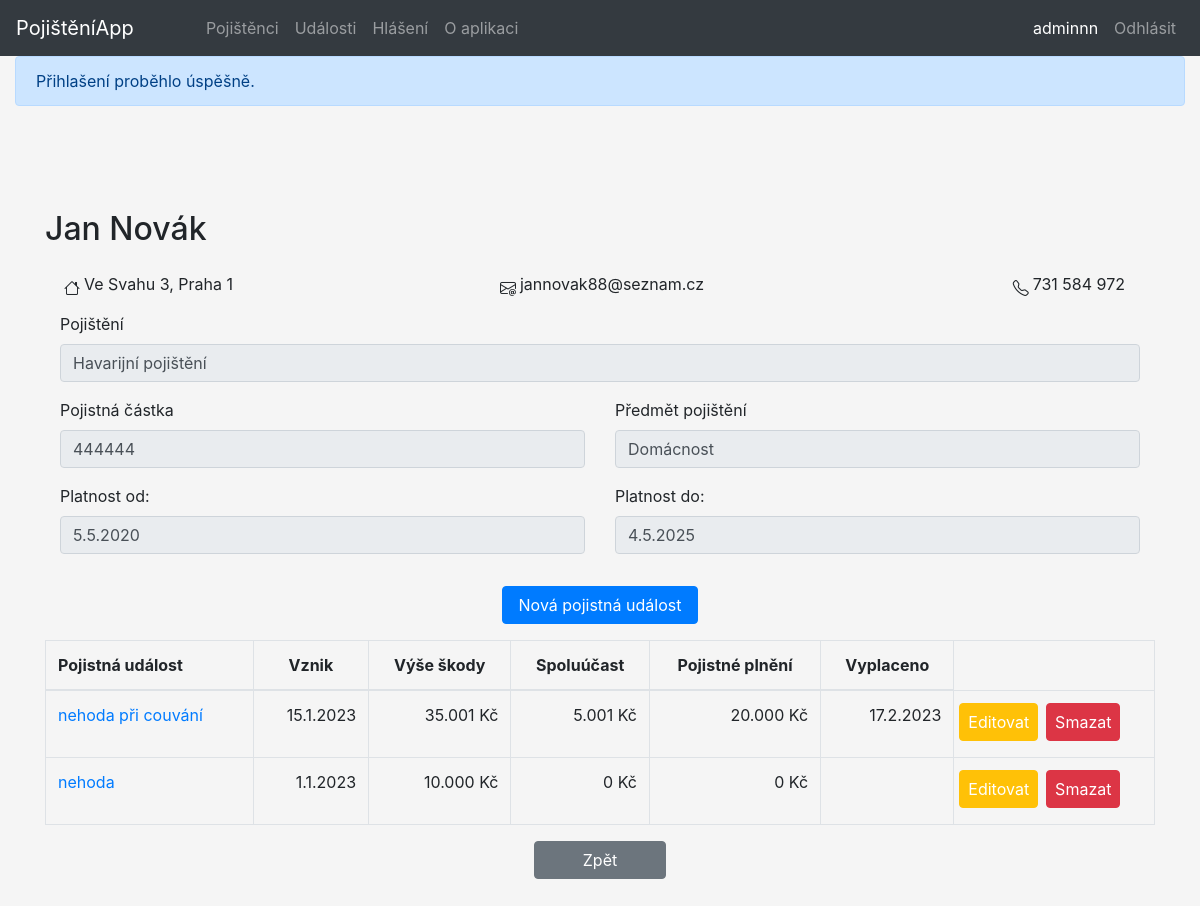
The app's page /detail-pojisteni/52/10 (signed in) with its own data.
### tables this page shows
CREATE TABLE `pojistenci` (
  `pojistenci_id` int(11) NOT NULL,
  `jmeno` varchar(255) NOT NULL,
  `prijmeni` varchar(255) NOT NULL,
  `email` varchar(255) NOT NULL,
  `telefon` varchar(20) NOT NULL,
  `ulice_cp` varchar(255) NOT NULL,
  `mesto` varchar(255) NOT NULL,
  `psc` varchar(6) NOT NULL,
  `registr_kod` int(11) NOT NULL
);

CREATE TABLE `pojisteni` (
  `pojisteni_id` int(11) NOT NULL,
  `poj_produkt` varchar(255) NOT NULL,
  `poj_castka` int(11) NOT NULL,
  `predmet_poj` varchar(255) NOT NULL,
  `platnost_od` date NOT NULL,
  `platnost_do` date NOT NULL,
  `pojistenec_id` int(11) NOT NULL
);

CREATE TABLE `plneni` (
  `plneni_id` int(11) NOT NULL,
  `vyse_plneni` int(11) DEFAULT NULL,
  `spoluucast` int(11) NOT NULL,
  `datum_schvaleni` date DEFAULT NULL,
  `datum_vyplaty` date DEFAULT NULL,
  `udalost_id` int(11) NOT NULL
);

CREATE TABLE `udalosti` (
  `udalosti_id` int(11) NOT NULL,
  `nazev` varchar(255) NOT NULL,
  `datum_vzniku` date NOT NULL,
  `datum_nahlaseni` date NOT NULL,
  `vyse_skody` int(11) NOT NULL,
  `produkt_id` int(11) NOT NULL
);

### index.php (called while the page is built, shortened)
<?php
$smerovac = new SmerovacKontroler();
$smerovac->zpracuj(array($_SERVER['REQUEST_URI']));
$smerovac->vypisPohled();

### kontrolery/DetailPojisteniKontroler.php (called while the page is built, shortened)
<?php
class DetailPojisteniKontroler extends Kontroler
{
	public function zpracuj(array $parametry): void
	{
		$spravcePojistencu = new SpravcePojistencu();
		$spravcePojisteni = new SpravcePojisteni();
		$spravceUdalosti = new SpravceUdalosti();
		$pojistenec = $spravcePojistencu->vratJednohoPojistence(array($parametry[0]));
		$produkt = $spravcePojisteni->vratJedenProdukt(array($parametry[1]));
		$udalosti = $spravceUdalosti->vratprehledUdalosti(array($parametry[1]));
	}
}

### modely/Db.php (called while the page is built, shortened)
<?php
class Db {
    private static $spojeni;
    private static array $nastaveni = array(
		PDO::ATTR_ERRMODE => PDO::ERRMODE_EXCEPTION,
		PDO::MYSQL_ATTR_INIT_COMMAND => "SET NAMES utf8",
		PDO::ATTR_EMULATE_PREPARES => false,
	);
    public static function pripoj(string $host, string $uzivatel, string $heslo, string $databaze) : void
    {
		if (!isset(self::$spojeni)) {
			self::$spojeni = @new PDO(
				"mysql:host=$host;dbname=$databaze",
				$uzivatel,
				$heslo,
				self::$nastaveni
			);
		}
	}
    public static function dotazJeden(string $dotaz, array $parametry = array()) : array|bool
    {
		$navrat = self::$spojeni->prepare($dotaz);
		$navrat->execute($parametry);
		return $navrat->fetch();
	}
    public static function dotazVsechny(string $dotaz, array $parametry = array()) : array|bool
    {
		$navrat = self::$spojeni->prepare($dotaz);
		$navrat->execute($parametry);
		return $navrat->fetchAll();
	}
}

### modely/SpravcePojistencu.php (called while the page is built, shortened)
<?php
class SpravcePojistencu
{
	public function vratJednohoPojistence (array $id) : array|bool
	{
		return Db::dotazJeden('
			SELECT *
			FROM pojistenci
			WHERE pojistenci_id = ?',
			$id
			);
	}
}

### kontrolery/SmerovacKontroler.php (called while the page is built, shortened)
<?php
class SmerovacKontroler extends Kontroler
{
	protected Kontroler $kontroler;
	private function pomlckyDoVelbloudiNotace(string $text) : string
	{
		$veta = str_replace('-', ' ', $text);
		$veta = ucwords($veta);
		$veta = str_replace(' ', '', $veta);
		return $veta;
	}
	private function parsujURL(string $url) : array
	{
        $naparsovanaURL = parse_url($url);
		$naparsovanaURL["path"] = ltrim($naparsovanaURL["path"], "/");
		$naparsovanaURL["path"] = trim($naparsovanaURL["path"]);
		$rozdelenaCesta = explode("/", $naparsovanaURL["path"]);
		return $rozdelenaCesta;
	}
    public function zpracuj(array $parametry) : void
    {
		$naparsovanaURL = $this->parsujURL($parametry[0]);
		$tridaKontroleru = $this->pomlckyDoVelbloudiNotace(array_shift($naparsovanaURL)) . 'Kontroler';
		if (file_exists('kontrolery/' . $tridaKontroleru . '.php'))
			$this->kontroler = new $tridaKontroleru;
		else
			$this->presmeruj('chyba');
        $this->kontroler->zpracuj($naparsovanaURL);
		$spravceUzivatelu = new SpravceUzivatelu();
		$uzivatel = $spravceUzivatelu->vratUzivatele();
    }
}

### modely/SpravcePojisteni.php (called while the page is built, shortened)
<?php
class SpravcePojisteni
{
	public function vratJedenProdukt(array $id) : array|bool
	{
		return Db::dotazJeden('
			SELECT *
			FROM pojisteni
			WHERE pojisteni_id = ?',
			$id);
	}
}

### modely/FormatHelper.php (called while the page is built, shortened)
<?php
class FormatHelper
{
    public static function datumDoFormulare($vstupniDatum)
	{
		if (!$vstupniDatum) {
			return null;
		} else
		$datum_pole = explode('-', $vstupniDatum);
		$den = ltrim($datum_pole[2], "0");
		$mesic = ltrim($datum_pole[1], "0");
		$rok = $datum_pole[0];
		return $den . '.' . $mesic . '.' . $rok;
	}
}

### modely/SpravceUzivatelu.php (called while the page is built, shortened)
<?php
class SpravceUzivatelu
{
	public function vratUzivatele() : array|null
	{
		if (isset($_SESSION['uzivatel']))
			return $_SESSION['uzivatel'];
		return null;
	}
}

### modely/SpravceUdalosti.php (called while the page is built, shortened)
<?php
class SpravceUdalosti
{
	public function vratprehledUdalosti(array $produkt_id) : array|bool
	{
		return Db::dotazVsechny('
		SELECT nazev, datum_vzniku, vyse_skody, vyse_plneni, spoluucast, datum_vyplaty, udalosti_id
		FROM udalosti
		JOIN plneni
		ON udalosti_id = udalost_id
		WHERE produkt_id = ?
		ORDER BY udalosti_id',
		$produkt_id);
	}
}

### pohledy/detail-pojisteni.phtml (the view, shortened to what this page needs)
<div class="container">
	<h2 class="py-lg-3"><?= $pojistenec['jmeno'] . ' ' . $pojistenec['prijmeni'] ?></h2>
	<div class="d-sm-flex">
		<div class="col-md-12">
			<div class="d-sm-flex">
				<div class="pl-0 col-md-4 col-sm-6">
					<div class="d-flex justify-content-start">
						<i class="bi bi-house px-1 pt-1"></i>
						<p class="text-left"><?= $pojistenec['ulice_cp'] . ', ' .	$pojistenec['mesto'] ?></p>
					</div>
				</div>
				<div class="col-md-4 col-sm-6">
					<div class="d-flex justify-content-center">
						<i class="bi bi-envelope-at px-1 pt-1"></i>
						<p class="text-center" style="word-wrap: break-word;"><?= $pojistenec['email'] ?></p>
					</div>
				</div>
				<div class="col-md-4 col-sm-6">
					<div class="d-flex justify-content-end">
						<i class="bi bi-telephone px-1 pt-1"></i>
						<p class="text-right"><?= $pojistenec['telefon'] ?></p>
					</div>
				</div>
			</div>
		</div>
	</div>
	<div class="row">
		<form action="" class="col" method="post">
			<div class="d-sm-flex">
				<div class="form-group col-md-12">
					<label for="pojisteni">Pojištění</label>
					<input class="form-control" name="poj_produkt" id="pojisteni" value="<?= htmlspecialchars($produkt['poj_produkt']) ?>" disabled>
				</div>
			</div>
			<div class="d-sm-flex">
				<div class="form-group col-md-6">
					<label for="poj-castka">Pojistná částka</label>
					<input type="text" class="form-control" id="poj-castka" name="poj_castka" value="<?= htmlspecialchars($produkt['poj_castka']) ?>" disabled>
				</div>
				<div class="form-group col-md-6">
					<label for="predmet-poj">Předmět pojištění</label>
					<input type="text" class="form-control" id="predmet-poj" name="predmet_poj" value="<?= htmlspecialchars($produkt['predmet_poj']) ?>" disabled>
				</div>
			</div>
			<div class="d-sm-flex">
				<div class="form-group col-md-6">
					<label for="platnost-od">Platnost od:</label>
					<input type="text" class="form-control" id="platnost-od" name="platnost_od" value="<?= htmlspecialchars(FormatHelper::datumDoFormulare($produkt['platnost_od'])) ?>" disabled>
				</div>
				<div class="form-group col-md-6">
					<label for="platnost-do">Platnost do:</label>
					<input type="text" class="form-control" id="platnost-do" name="platnost_do" value="<?= htmlspecialchars(FormatHelper::datumDoFormulare($produkt['platnost_do'])) ?>" disabled>
				</div>
			</div>
		</form>
	</div>
	<?php if (!$uzivatel['admin']) : ?>
		<div class="row justify-content-center py-lg-3">
			<a href="nove-hlaseni/<?= $id_pojistence ?>/<?= $produkt['pojisteni_id'] ?>" class="btn btn-primary px-3">Nahlásit škodní událost</a>
		</div>
	<?php else : ?>
		<div class="row justify-content-center py-lg-3">
			<a href="nova-udalost/<?= $id_pojistence ?>/<?= $produkt['pojisteni_id'] ?>" class="btn btn-primary px-3">Nová pojistná událost</a>
		</div>
	<?php endif ?>
	<table class="table table-bordered table-hover table-responsive-sm">
		<thead>
			<th>Pojistná událost</th>
			<th style="text-align:center">Vznik</th>
			<th style="text-align:center">Výše škody</th>
			<th style="text-align:center">Spoluúčast</th>
			<th style="text-align:center">Pojistné plnění</th>
			<th style="text-align:center">Vyplaceno</th>
		</thead>
		<tbody>
			<?php foreach ($udalosti as $udalost) : ?>
				<tr>
					<td><a href="editovat-udalost/<?= $id_pojistence ?>/<?= $produkt['pojisteni_id'] ?>/<?= $udalost['udalosti_id'] ?>"><?= $udalost['nazev'] ?></a></td>
					<td style="text-align:right"><?= FormatHelper::datumDoFormulare($udalost['datum_vzniku']) ?></td>
					<td style="text-align:right"><?= number_format($udalost['vyse_skody'], 0, ',', '.') . ' Kč'?></td>
					<td style="text-align:right"><?= number_format($udalost['spoluucast'], 0, ',', '.') . ' Kč'?></td>
					<td style="text-align:right"><?= number_format($udalost['vyse_plneni'], 0, ',', '.') . ' Kč'?></td>
					<td style="text-align:right"><?= FormatHelper::datumDoFormulare($udalost['datum_vyplaty']) ?></td>
					<?php if ($uzivatel['admin']) : ?>
						<td>
							<div class="row">
								<form action="" method="post">
									<input type="submit" class="btn btn-warning text-white ml-2 mb-1 px-2" value="Editovat">
								</form>
								<form action="" method="post">
									<input type="submit" class="btn btn-danger text-white ml-2 mb-1 px-2" value="Smazat">
								</form>
							</div>
						</td>
					<?php endif ?>
				</tr>
			<?php endforeach ?>
		</tbody>
	</table>
	<div class="d-sm-flex justify-content-center">
		<a href="<?=$_SESSION['previous_location']?>" class="btn btn-secondary px-5 mb-lg-5">Zpět</a>
	</div>
</div>

### style.css (style rules this page uses)
body { background-color: whitesmoke; }
.container { margin-top: 56px; padding-top: 32px; }

### records on screen
pojistenci: jmeno "Jan", prijmeni "Novák", ulice_cp "Ve Svahu 3", mesto "Praha 1", email "jannovak88@seznam.cz", telefon "731 584 972"
pojisteni: poj_produkt "Havarijní pojištění", poj_castka "444444", predmet_poj "Domácnost", platnost_od "5.5.2020", platnost_do "4.5.2025"
plneni: udalost.nazev "nehoda při couvání", udalost.datum_vzniku "15.1.2023", udalost.vyse_skody "35.001", spoluucast "5.001", vyse_plneni "20.000", datum_vyplaty "17.2.2023"
plneni: udalost.nazev "nehoda", udalost.datum_vzniku "1.1.2023", udalost.vyse_skody "10.000", spoluucast "0", vyse_plneni "0"

### other values on screen
$prezdivka "adminnn"
$text "Přihlašení proběhlo úspěšně."
